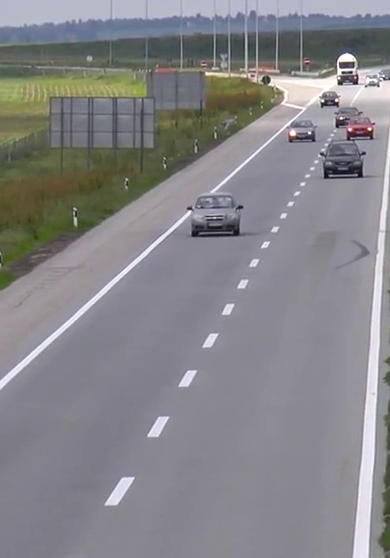
#> input picture frame 24 of imagesVideoTest/Car_traffic_g2_c18.mp4, 390 x 558 px
$ python 2_opticalFlow.py
#> lines starting #> are read from the running program, lines starting #| are printed output that depends on the picture
import cv2
import numpy as np
import matplotlib.pyplot as plt

cap = cv2.VideoCapture("Car_traffic_g2_c18.mp4")

ret, frame1 = cap.read()
#> frame1 is the input picture: shape (558, 390, 3); mean B, G, R 136.7, 133.1, 134.2
prvs = cv2.cvtColor(frame1,cv2.COLOR_BGR2GRAY)
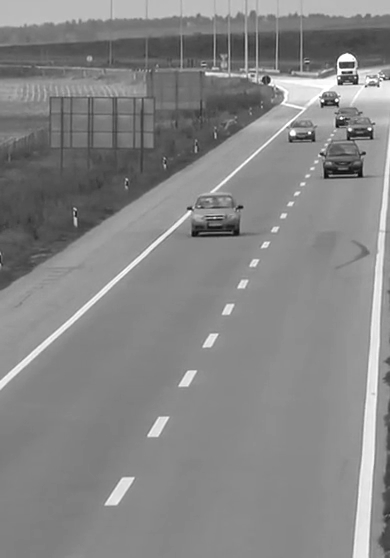
#> prvs: shape (558, 390); min 9, max 255, mean 133.9
hsv = np.zeros_like(frame1)
hsv[...,1] = 255
print(frame1.shape)
#| (558, 390, 3)


plt.imshow(frame1)

$ run again, starting later in the video
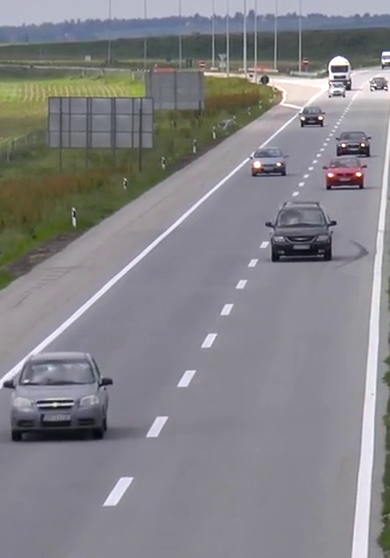
#> input picture frame 110 of imagesVideoTest/Car_traffic_g2_c18.mp4, 390 x 558 px
#> frame1 is the input picture: shape (558, 390, 3); mean B, G, R 135.3, 131.6, 132.7
#> `prvs = cv2.cvtColor(frame1,cv2.COLOR_BGR2GRAY)`:
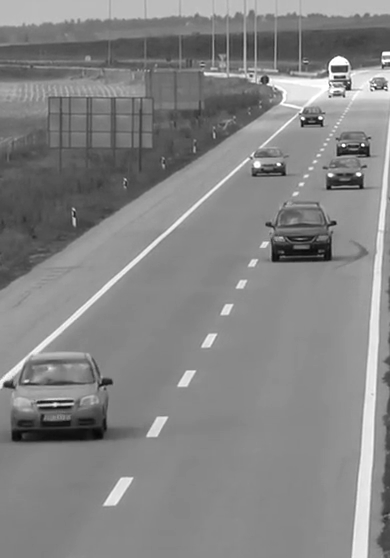
#> prvs: shape (558, 390); min 5, max 255, mean 132.5
#| (558, 390, 3)

$ run again, starting later in the video
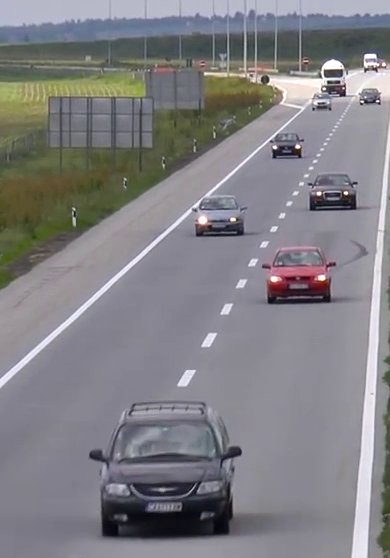
#> input picture frame 196 of imagesVideoTest/Car_traffic_g2_c18.mp4, 390 x 558 px
#> frame1 is the input picture: shape (558, 390, 3); mean B, G, R 132.1, 128.2, 129.5
#> `prvs = cv2.cvtColor(frame1,cv2.COLOR_BGR2GRAY)`:
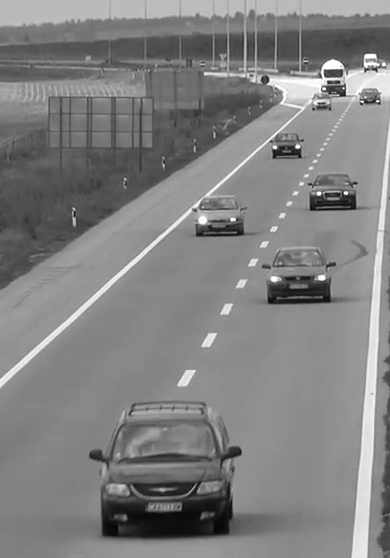
#> prvs: shape (558, 390); min 5, max 255, mean 129.1
#| (558, 390, 3)
